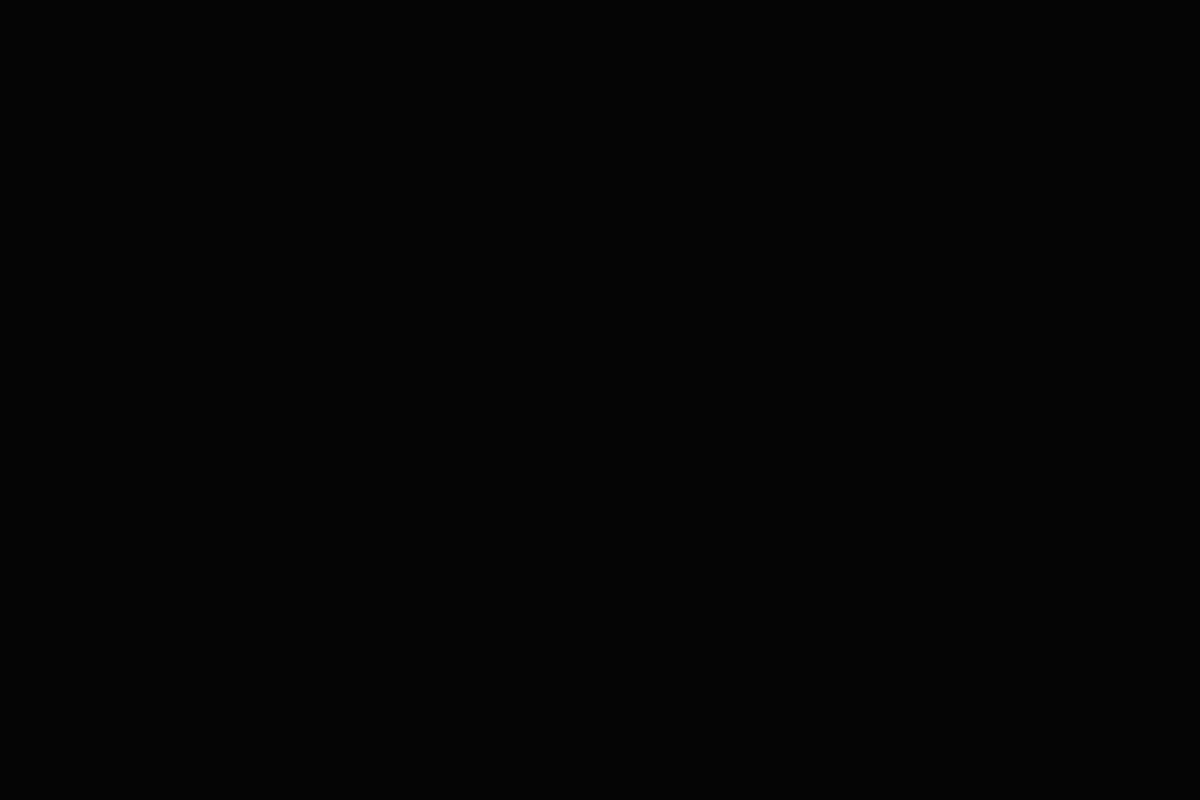
Frame 1 (no input)
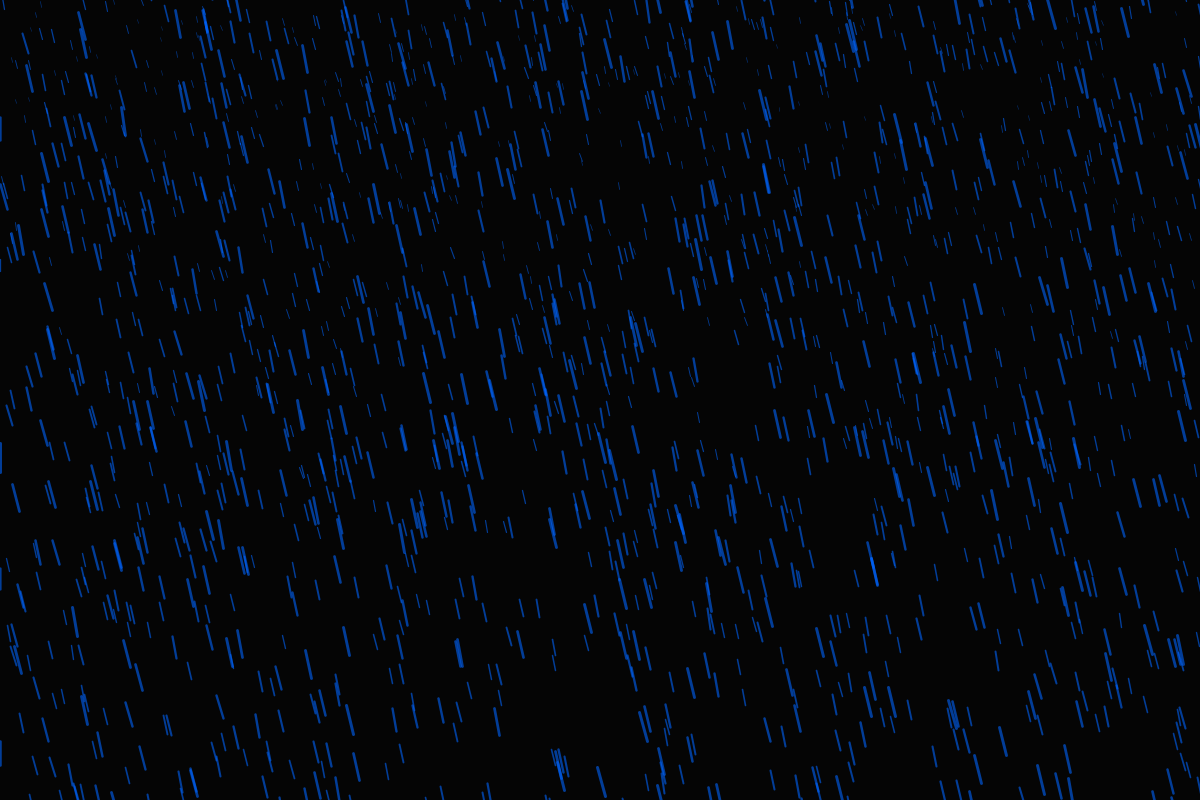
Frame 60 (the mouse pressed at the canvas centre just before this capture)
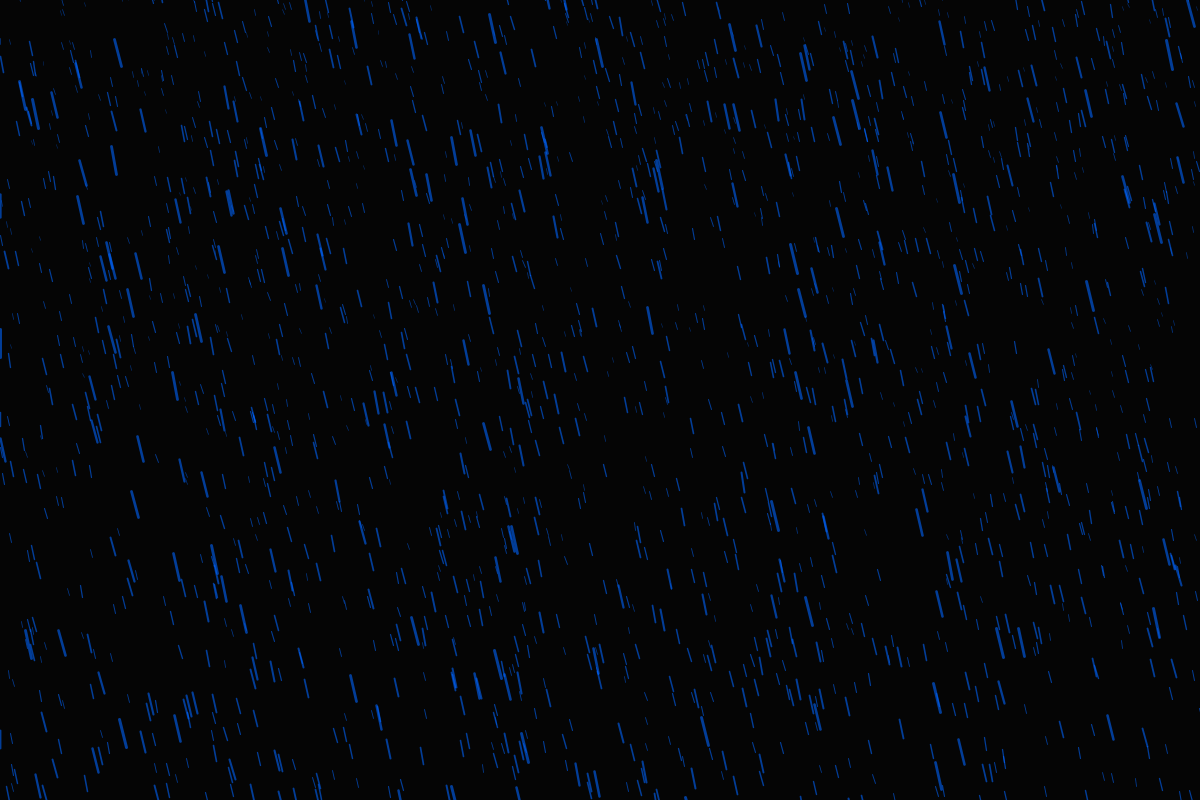
Frame 120 (the mouse held since frame 60 and released just before this capture)

The Processing sketch that drew these frames (run headless with seeded random() and noise(); from frame 60 on, the mouse is pressed at the canvas centre):

// Processing sketch: rain
// ── rain.pde
PVector gravity;
ArrayList<Drop> rain;
PVector wind;
PVector w;
float wOff;

void setup() {
  size(1200, 800);
  gravity = new PVector(0, 1);
  w = new PVector(0, 0);
  wOff = 0;
  rain = new ArrayList<Drop>();
  for (int i = 0; i < 4500; i++) {
    Drop d = new Drop();
    d.randomize();
    rain.add(d);
  }
}

void draw() {
  background(5);
  for (Drop d : rain) {
    d.update();
    d.render();
  }
  if (keyPressed) {
    noLoop();
  }
}

// ── drop.pde
class Drop {

  PVector ppos, pos, vel, acc;
  float terminalvelocity = 10;
  float z;

  Drop() {
    ppos = new PVector(0, 0);
    pos = new PVector(0, 0);
    vel = new PVector(0, 0);
    acc = new PVector(0, 0);
  }

  void randomize() {
    pos = new PVector(random(0, width), random(-2 * height, -100));
    ppos = pos.copy();
    vel = new PVector(0, 0);
    acc = new PVector(0, 0);
    z = 3 * pow(random(0.5, 1), 3);
  }

  void update() {
    ppos = pos.copy();
    acc.add(gravity);
    float xOff = pos.x / width;
    float yOff = z;
    wind = w.copy();
    wind.x += 0.9 * (noise(xOff, yOff, wOff) - 0.2);
    wOff+= 0.05;

    acc.add(wind);

    vel.add(acc);
    vel.limit(terminalvelocity * z);
    pos.add(vel);
    if (pos.y > height && ppos.y > height) {
      randomize();
    }
    if (pos.x < 0 && ppos.x < 0) {
      pos.x = width;
      ppos.x = width;
    }
    if (pos.x > width && ppos.x > width) {
      pos.x = 0;
      ppos.x = 0;
    }
  }

  void render() {
    noFill();
    stroke(0, 100, 255, 150);
    strokeWeight(1 * z);
    line(ppos.x, ppos.y, pos.x, pos.y);
  }
}
